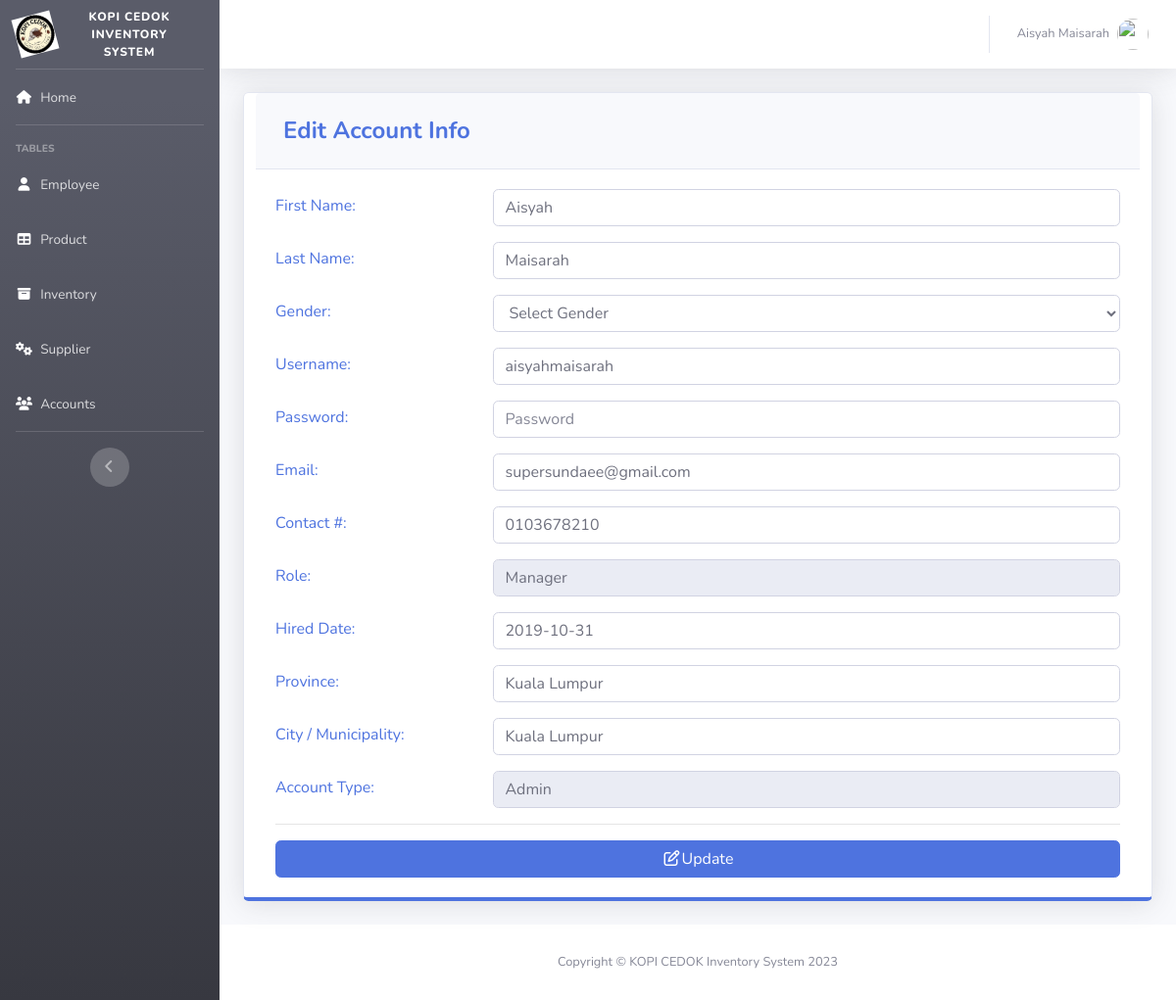
Page /pages/settings.php (signed in) on the committed database.
### tables this page shows
CREATE TABLE `users` (
  `ID` int(11) NOT NULL,
  `EMPLOYEE_ID` int(11) DEFAULT NULL,
  `USERNAME` varchar(50) DEFAULT NULL,
  `PASSWORD` varchar(50) DEFAULT NULL,
  `TYPE_ID` int(11) DEFAULT NULL
);

CREATE TABLE `employee` (
  `EMPLOYEE_ID` int(11) NOT NULL,
  `FIRST_NAME` varchar(50) DEFAULT NULL,
  `LAST_NAME` varchar(50) DEFAULT NULL,
  `GENDER` varchar(50) DEFAULT NULL,
  `EMAIL` varchar(100) DEFAULT NULL,
  `PHONE_NUMBER` varchar(30) DEFAULT NULL,
  `JOB_ID` int(11) DEFAULT NULL,
  `HIRED_DATE` varchar(50) DEFAULT NULL,
  `LOCATION_ID` int(11) DEFAULT NULL
);

CREATE TABLE `job` (
  `JOB_ID` int(11) NOT NULL,
  `JOB_TITLE` varchar(50) DEFAULT NULL
);

CREATE TABLE `location` (
  `LOCATION_ID` int(11) NOT NULL,
  `PROVINCE` varchar(100) DEFAULT NULL,
  `CITY` varchar(100) DEFAULT NULL
);

CREATE TABLE `type` (
  `TYPE_ID` int(11) NOT NULL,
  `TYPE` varchar(50) DEFAULT NULL
);

### pages/settings.php (the view, shortened to what this page needs)
<?php
include'../includes/connection.php';
include'../includes/sidebar.php';
?>
<?php
        $query = "SELECT ID, e.FIRST_NAME, e.LAST_NAME, e.GENDER, USERNAME, PASSWORD, e.EMAIL, PHONE_NUMBER, j.JOB_TITLE, e.HIRED_DATE, t.TYPE, l.PROVINCE, l.CITY
                      FROM users u
                      join employee e on u.EMPLOYEE_ID = e.EMPLOYEE_ID
                      join job j on e.JOB_ID=j.JOB_ID
                      join location l on e.LOCATION_ID=l.LOCATION_ID
                      join type t on u.TYPE_ID=t.TYPE_ID
                      WHERE ID =".$_SESSION['MEMBER_ID'];
        $result = mysqli_query($db, $query) or die(mysqli_error($db));
          while($row = mysqli_fetch_array($result))
          {
                $a= $row['FIRST_NAME'];
                $b=$row['LAST_NAME'];
                $d=$row['USERNAME'];
                $f=$row['EMAIL'];
                $g=$row['PHONE_NUMBER'];
                $h=$row['JOB_TITLE'];
                $i=$row['HIRED_DATE'];
                $j=$row['PROVINCE'];
                $k=$row['CITY'];
                $l=$row['TYPE'];
          }
      ?>
        <div class="card shadow mb-4 col-xs-12 col-md-12 border-bottom-primary">
            <div class="card-header py-3">
              <h4 class="m-2 font-weight-bold text-primary">Edit Account Info</h4>
            </div>
            <div class="card-body">
            <form role="form" method="post" action="settings_edit.php">
              <div class="form-group row text-left text-primary">
                <div class="col-sm-3" style="padding-top: 5px;">
                 First Name:
                </div>
                <div class="col-sm-9">
                  <input class="form-control" placeholder="First Name" name="firstname" value="<?php echo $a; ?>" required>
                </div>
              </div>
              <div class="form-group row text-left text-primary">
                <div class="col-sm-3" style="padding-top: 5px;">
                 Last Name:
                </div>
                <div class="col-sm-9">
                  <input class="form-control" placeholder="Last Name" name="lastname" value="<?php echo $b; ?>" required>
                </div>
              </div>
              <div class="form-group row text-left text-primary">
                <div class="col-sm-3" style="padding-top: 5px;">
                 Gender:
                </div>
                <div class="col-sm-9">
                  <select class='form-control' name='gender' required>
                    <option value="" disabled selected hidden>Select Gender</option>
                  </select>
                </div>
              </div>
              <div class="form-group row text-left text-primary">
                <div class="col-sm-3" style="padding-top: 5px;">
                 Username:
                </div>
                <div class="col-sm-9">
                  <input class="form-control" placeholder="Username" name="username" value="<?php echo $d; ?>" required>
                </div>
              </div>
              <div class="form-group row text-left text-primary">
                <div class="col-sm-3" style="padding-top: 5px;">
                 Password:
                </div>
                <div class="col-sm-9">
                  <input type="password" class="form-control" placeholder="Password" name="password" value="" required>
                </div>
              </div>
              <div class="form-group row text-left text-primary">
                <div class="col-sm-3" style="padding-top: 5px;">
                 Email:
                </div>
                <div class="col-sm-9">
                  <input class="form-control" placeholder="Email" name="email" value="<?php echo $f; ?>" required>
                </div>
              </div>
              <div class="form-group row text-left text-primary">
                <div class="col-sm-3" style="padding-top: 5px;">
                 Contact #:
                </div>
                <div class="col-sm-9">
                   <input class="form-control" placeholder="Contact #" name="phone" value="<?php echo $g; ?>" required>
                </div>
              </div>
              <div class="form-group row text-left text-primary">
                <div class="col-sm-3" style="padding-top: 5px;">
                 Role:
                </div>
                <div class="col-sm-9">
                  <input class="form-control" placeholder="Role" name="role" value="<?php echo $h; ?>" readonly>
                </div>
              </div>
              <div class="form-group row text-left text-primary">
                <div class="col-sm-3" style="padding-top: 5px;">
                 Hired Date:
                </div>
                <div class="col-sm-9">
                  <input class="form-control" placeholder="Hired Date" name="hireddate" value="<?php echo $i; ?>" required>
                </div>
              </div>
              <div class="form-group row text-left text-primary">
                <div class="col-sm-3" style="padding-top: 5px;">
                 Province:
                </div>
                <div class="col-sm-9">
                  <input class="form-control" placeholder="Province" name="province" value="<?php echo $j; ?>" required>
                </div>
              </div>
              <div class="form-group row text-left text-primary">
                <div class="col-sm-3" style="padding-top: 5px;">
                 City / Municipality:
                </div>
                <div class="col-sm-9">
                  <input class="form-control" placeholder="City / Municipality" name="city" value="<?php echo $k; ?>" required>
                </div>
              </div>
              <div class="form-group row text-left text-primary">
                <div class="col-sm-3" style="padding-top: 5px;">
                  Account Type:
                </div>
                <div class="col-sm-9">
                  <input class="form-control" placeholder="Account Type" name="type" value="<?php echo $l; ?>" readonly>
                </div>
              </div>
              <hr>
                <button type="submit" class="btn btn-primary btn-block"><i class="fa fa-edit fa-fw"></i>Update</button>
              </form>
            </div>
          </div>
<?php
include'../includes/footer.php';
?>

### rows in the picture
users: firstname "Aisyah", lastname "Maisarah", username "aisyahmaisarah", email "supersundaee@gmail.com", phone "0103678210", role "Manager", hireddate "2019-10-31", province "Kuala Lumpur", city "Kuala Lumpur", type "Admin"

### other values in the picture
$_SESSION['FIRST_NAME'] "Aisyah"
$_SESSION['LAST_NAME'] "Maisarah"
